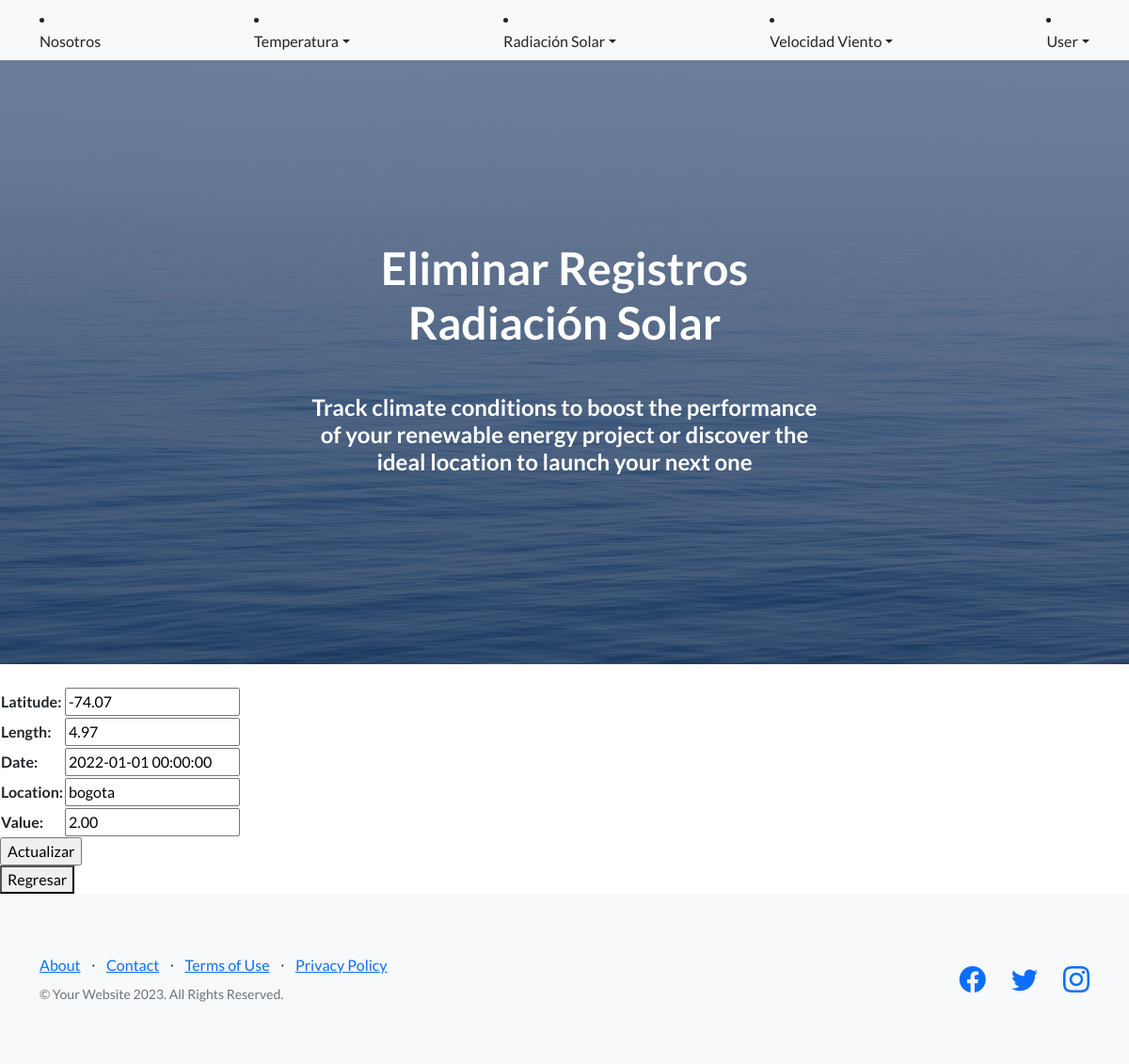
The app's page /solar/editar/1 (signed in) with its own data.
### AppObservations/models.py (models this page shows, shortened)
class SolarVar(models.Model):
    latitude = models.DecimalField(max_digits=10,decimal_places=2)
    length = models.DecimalField(max_digits=10,decimal_places=2)
    date = models.DateTimeField()
    location = models.CharField(max_length=50)
    value = models.DecimalField(max_digits=10, decimal_places=2)

### AppObservations/views.py (the view)
# urls.py: path('solar/editar/<int:pk>', views.SolarUpdateView.as_view(), name='SolarEdit'),
class SolarUpdateView(LoginRequiredMixin,UpdateView):
    model = SolarVar
    fields = ['latitude','length','date','location','value']
    template_name = "appobs/actualizar_solar.html"
    success_url = reverse_lazy('SolarList')

### AppObservations/templates/appobs/actualizar_solar.html (shortened to what this page needs)
{% extends "appobs/home.html" %}
{% block h1_header %} Eliminar Registros Radiación Solar {%endblock h1_header %}
{% block main_content %}
<br>
<form action="" method="post">
    <table>
        {{form.as_table}}
    </table>
    <input type="submit" value="Actualizar" />
</form>
<button onclick="location.href = '/solar/lista/'">Regresar</button>
{% endblock main_content %}

### records on screen
SolarVar: latitude "-74.07", length "4.97", date "2022-01-01 00:00:00", location "bogota", value "2.00"
